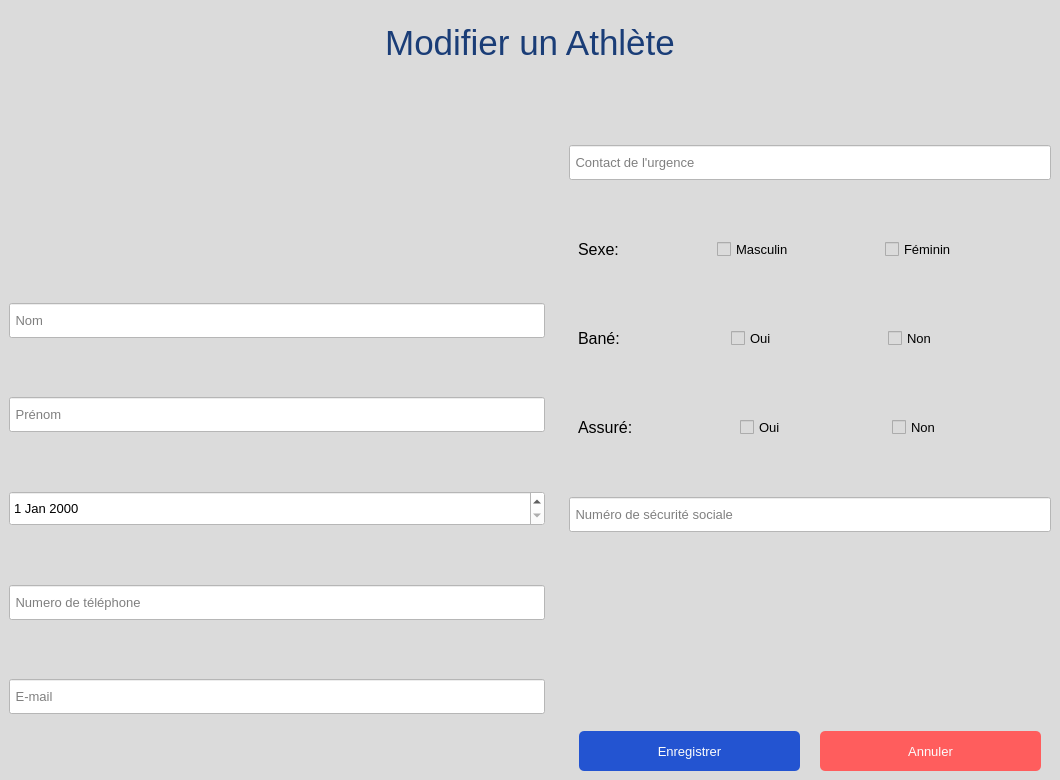
<?xml version="1.0" encoding="UTF-8"?>
<ui version="4.0">
 <class>MainWindowModifierMembre</class>
 <widget class="QMainWindow" name="MainWindowModifierMembre">
  <property name="geometry">
   <rect>
    <x>0</x>
    <y>0</y>
    <width>1060</width>
    <height>780</height>
   </rect>
  </property>
  <property name="windowTitle">
   <string>Modifier membre</string>
  </property>
  <property name="styleSheet">
   <string notr="true"/>
  </property>
  <widget class="QWidget" name="centralwidget">
   <layout class="QHBoxLayout" name="horizontalLayout">
    <property name="leftMargin">
     <number>0</number>
    </property>
    <property name="topMargin">
     <number>0</number>
    </property>
    <property name="rightMargin">
     <number>0</number>
    </property>
    <property name="bottomMargin">
     <number>0</number>
    </property>
    <item>
     <widget class="QWidget" name="widget" native="true">
      <property name="styleSheet">
       <string notr="true">background-color: rgb(219, 219, 219);</string>
      </property>
      <layout class="QVBoxLayout" name="verticalLayout" stretch="1,8">
       <property name="leftMargin">
        <number>0</number>
       </property>
       <property name="topMargin">
        <number>0</number>
       </property>
       <property name="rightMargin">
        <number>0</number>
       </property>
       <property name="bottomMargin">
        <number>0</number>
       </property>
       <item>
        <widget class="QWidget" name="widget_3" native="true">
         <layout class="QVBoxLayout" name="verticalLayout_5">
          <item>
           <widget class="QLabel" name="label">
            <property name="font">
             <font>
              <pointsize>33</pointsize>
             </font>
            </property>
            <property name="text">
             <string>&lt;html&gt;&lt;head/&gt;&lt;body&gt;&lt;p align=&quot;center&quot;&gt;&lt;span style=&quot; font-size:26pt; color:#1a3d77;&quot;&gt;Modifier un Athlète&lt;/span&gt;&lt;/p&gt;&lt;/body&gt;&lt;/html&gt;</string>
            </property>
           </widget>
          </item>
         </layout>
        </widget>
       </item>
       <item>
        <widget class="QWidget" name="widget_2" native="true">
         <layout class="QHBoxLayout" name="horizontalLayout_2" stretch="2,2">
          <property name="sizeConstraint">
           <enum>QLayout::SetDefaultConstraint</enum>
          </property>
          <property name="leftMargin">
           <number>0</number>
          </property>
          <property name="topMargin">
           <number>0</number>
          </property>
          <property name="rightMargin">
           <number>0</number>
          </property>
          <property name="bottomMargin">
           <number>0</number>
          </property>
          <item>
           <widget class="QWidget" name="widget_6" native="true">
            <property name="minimumSize">
             <size>
              <width>500</width>
              <height>20</height>
             </size>
            </property>
            <property name="sizeIncrement">
             <size>
              <width>0</width>
              <height>0</height>
             </size>
            </property>
            <layout class="QVBoxLayout" name="verticalLayout_4" stretch="0,1,1,0,0,0">
             <item>
              <widget class="QLabel" name="label_2">
               <property name="maximumSize">
                <size>
                 <width>90</width>
                 <height>90</height>
                </size>
               </property>
               <property name="cursor">
                <cursorShape>ArrowCursor</cursorShape>
               </property>
               <property name="styleSheet">
                <string notr="true">bodrer-radius: 10px;</string>
               </property>
               <property name="text">
                <string/>
               </property>
               <property name="pixmap">
                <pixmap resource="../../PRJP/ajouterMembre/resources.qrc">:/res/edit.png</pixmap>
               </property>
               <property name="scaledContents">
                <bool>true</bool>
               </property>
               <property name="wordWrap">
                <bool>false</bool>
               </property>
               <property name="margin">
                <number>0</number>
               </property>
               <property name="indent">
                <number>-3</number>
               </property>
               <property name="openExternalLinks">
                <bool>false</bool>
               </property>
              </widget>
             </item>
             <item>
              <widget class="QLineEdit" name="lineEditNom">
               <property name="minimumSize">
                <size>
                 <width>0</width>
                 <height>35</height>
                </size>
               </property>
               <property name="sizeIncrement">
                <size>
                 <width>0</width>
                 <height>0</height>
                </size>
               </property>
               <property name="font">
                <font>
                 <pointsize>10</pointsize>
                </font>
               </property>
               <property name="styleSheet">
                <string notr="true">background-color: rgb(255, 255, 255);</string>
               </property>
               <property name="placeholderText">
                <string> Nom</string>
               </property>
              </widget>
             </item>
             <item>
              <widget class="QLineEdit" name="lineEditPrenom">
               <property name="minimumSize">
                <size>
                 <width>0</width>
                 <height>35</height>
                </size>
               </property>
               <property name="sizeIncrement">
                <size>
                 <width>0</width>
                 <height>0</height>
                </size>
               </property>
               <property name="font">
                <font>
                 <pointsize>10</pointsize>
                </font>
               </property>
               <property name="styleSheet">
                <string notr="true">background-color: rgb(255, 255, 255);</string>
               </property>
               <property name="placeholderText">
                <string> Prénom</string>
               </property>
              </widget>
             </item>
             <item>
              <widget class="QDateEdit" name="dateEdit">
               <property name="minimumSize">
                <size>
                 <width>0</width>
                 <height>35</height>
                </size>
               </property>
               <property name="font">
                <font>
                 <pointsize>10</pointsize>
                </font>
               </property>
               <property name="styleSheet">
                <string notr="true">background-color: rgb(255, 255, 255);</string>
               </property>
              </widget>
             </item>
             <item>
              <widget class="QLineEdit" name="lineEditNumtlph">
               <property name="minimumSize">
                <size>
                 <width>0</width>
                 <height>35</height>
                </size>
               </property>
               <property name="sizeIncrement">
                <size>
                 <width>0</width>
                 <height>0</height>
                </size>
               </property>
               <property name="font">
                <font>
                 <pointsize>10</pointsize>
                </font>
               </property>
               <property name="styleSheet">
                <string notr="true">background-color: rgb(255, 255, 255);</string>
               </property>
               <property name="placeholderText">
                <string> Numero de téléphone</string>
               </property>
              </widget>
             </item>
             <item>
              <widget class="QLineEdit" name="lineEditEmail">
               <property name="minimumSize">
                <size>
                 <width>0</width>
                 <height>35</height>
                </size>
               </property>
               <property name="font">
                <font>
                 <pointsize>10</pointsize>
                </font>
               </property>
               <property name="styleSheet">
                <string notr="true">background-color: rgb(255, 255, 255);</string>
               </property>
               <property name="placeholderText">
                <string> E-mail</string>
               </property>
              </widget>
             </item>
            </layout>
           </widget>
          </item>
          <item>
           <widget class="QWidget" name="widget_4" native="true">
            <property name="maximumSize">
             <size>
              <width>500</width>
              <height>700</height>
             </size>
            </property>
            <layout class="QVBoxLayout" name="verticalLayout_3" stretch="0,0,0,0,0,0,0,0,0,0,0,2">
             <property name="sizeConstraint">
              <enum>QLayout::SetDefaultConstraint</enum>
             </property>
             <item>
              <spacer name="verticalSpacer_6">
               <property name="orientation">
                <enum>Qt::Vertical</enum>
               </property>
               <property name="sizeHint" stdset="0">
                <size>
                 <width>20</width>
                 <height>40</height>
                </size>
               </property>
              </spacer>
             </item>
             <item>
              <widget class="QLineEdit" name="lineEditContactUrgence">
               <property name="minimumSize">
                <size>
                 <width>0</width>
                 <height>35</height>
                </size>
               </property>
               <property name="font">
                <font>
                 <pointsize>10</pointsize>
                </font>
               </property>
               <property name="styleSheet">
                <string notr="true">background-color: rgb(255, 255, 255);</string>
               </property>
               <property name="placeholderText">
                <string> Contact de l'urgence</string>
               </property>
              </widget>
             </item>
             <item>
              <spacer name="verticalSpacer_4">
               <property name="orientation">
                <enum>Qt::Vertical</enum>
               </property>
               <property name="sizeHint" stdset="0">
                <size>
                 <width>20</width>
                 <height>40</height>
                </size>
               </property>
              </spacer>
             </item>
             <item>
              <widget class="QWidget" name="widgetSexe" native="true">
               <property name="minimumSize">
                <size>
                 <width>0</width>
                 <height>30</height>
                </size>
               </property>
               <layout class="QHBoxLayout" name="horizontalLayout_5">
                <item>
                 <widget class="QLabel" name="label_3">
                  <property name="font">
                   <font>
                    <pointsize>12</pointsize>
                   </font>
                  </property>
                  <property name="text">
                   <string>Sexe:</string>
                  </property>
                 </widget>
                </item>
                <item>
                 <spacer name="horizontalSpacer">
                  <property name="orientation">
                   <enum>Qt::Horizontal</enum>
                  </property>
                  <property name="sizeHint" stdset="0">
                   <size>
                    <width>92</width>
                    <height>16</height>
                   </size>
                  </property>
                 </spacer>
                </item>
                <item>
                 <widget class="QCheckBox" name="checkBoxMasculin">
                  <property name="font">
                   <font>
                    <pointsize>10</pointsize>
                   </font>
                  </property>
                  <property name="text">
                   <string>Masculin</string>
                  </property>
                  <property name="autoExclusive">
                   <bool>true</bool>
                  </property>
                 </widget>
                </item>
                <item>
                 <spacer name="horizontalSpacer_2">
                  <property name="orientation">
                   <enum>Qt::Horizontal</enum>
                  </property>
                  <property name="sizeHint" stdset="0">
                   <size>
                    <width>45</width>
                    <height>16</height>
                   </size>
                  </property>
                 </spacer>
                </item>
                <item>
                 <widget class="QCheckBox" name="checkBoxFeminin">
                  <property name="font">
                   <font>
                    <pointsize>10</pointsize>
                   </font>
                  </property>
                  <property name="text">
                   <string>Féminin</string>
                  </property>
                  <property name="autoExclusive">
                   <bool>true</bool>
                  </property>
                 </widget>
                </item>
                <item>
                 <spacer name="horizontalSpacer_3">
                  <property name="orientation">
                   <enum>Qt::Horizontal</enum>
                  </property>
                  <property name="sizeHint" stdset="0">
                   <size>
                    <width>49</width>
                    <height>16</height>
                   </size>
                  </property>
                 </spacer>
                </item>
               </layout>
              </widget>
             </item>
             <item>
              <spacer name="verticalSpacer">
               <property name="orientation">
                <enum>Qt::Vertical</enum>
               </property>
               <property name="sizeHint" stdset="0">
                <size>
                 <width>20</width>
                 <height>40</height>
                </size>
               </property>
              </spacer>
             </item>
             <item>
              <widget class="QWidget" name="widget_5" native="true">
               <property name="minimumSize">
                <size>
                 <width>0</width>
                 <height>30</height>
                </size>
               </property>
               <layout class="QHBoxLayout" name="horizontalLayout_6">
                <item>
                 <widget class="QLabel" name="label_4">
                  <property name="font">
                   <font>
                    <pointsize>12</pointsize>
                   </font>
                  </property>
                  <property name="text">
                   <string>Bané:</string>
                  </property>
                 </widget>
                </item>
                <item>
                 <spacer name="horizontalSpacer_6">
                  <property name="orientation">
                   <enum>Qt::Horizontal</enum>
                  </property>
                  <property name="sizeHint" stdset="0">
                   <size>
                    <width>96</width>
                    <height>20</height>
                   </size>
                  </property>
                 </spacer>
                </item>
                <item>
                 <widget class="QCheckBox" name="checkBoxBanedYes">
                  <property name="font">
                   <font>
                    <pointsize>10</pointsize>
                   </font>
                  </property>
                  <property name="text">
                   <string>Oui</string>
                  </property>
                  <property name="autoExclusive">
                   <bool>true</bool>
                  </property>
                 </widget>
                </item>
                <item>
                 <spacer name="horizontalSpacer_4">
                  <property name="orientation">
                   <enum>Qt::Horizontal</enum>
                  </property>
                  <property name="sizeHint" stdset="0">
                   <size>
                    <width>83</width>
                    <height>16</height>
                   </size>
                  </property>
                 </spacer>
                </item>
                <item>
                 <widget class="QCheckBox" name="checkBoxBannedNo">
                  <property name="font">
                   <font>
                    <pointsize>10</pointsize>
                   </font>
                  </property>
                  <property name="text">
                   <string>Non</string>
                  </property>
                  <property name="autoExclusive">
                   <bool>true</bool>
                  </property>
                 </widget>
                </item>
                <item>
                 <spacer name="horizontalSpacer_5">
                  <property name="orientation">
                   <enum>Qt::Horizontal</enum>
                  </property>
                  <property name="sizeHint" stdset="0">
                   <size>
                    <width>78</width>
                    <height>16</height>
                   </size>
                  </property>
                 </spacer>
                </item>
               </layout>
              </widget>
             </item>
             <item>
              <spacer name="verticalSpacer_2">
               <property name="orientation">
                <enum>Qt::Vertical</enum>
               </property>
               <property name="sizeHint" stdset="0">
                <size>
                 <width>20</width>
                 <height>40</height>
                </size>
               </property>
              </spacer>
             </item>
             <item>
              <widget class="QWidget" name="widget_7" native="true">
               <property name="minimumSize">
                <size>
                 <width>0</width>
                 <height>30</height>
                </size>
               </property>
               <property name="maximumSize">
                <size>
                 <width>16777215</width>
                 <height>16777215</height>
                </size>
               </property>
               <property name="font">
                <font>
                 <pointsize>4</pointsize>
                </font>
               </property>
               <layout class="QHBoxLayout" name="horizontalLayout_7">
                <item>
                 <widget class="QLabel" name="label_5">
                  <property name="font">
                   <font>
                    <pointsize>12</pointsize>
                   </font>
                  </property>
                  <property name="text">
                   <string>Assuré:</string>
                  </property>
                 </widget>
                </item>
                <item>
                 <spacer name="horizontalSpacer_9">
                  <property name="orientation">
                   <enum>Qt::Horizontal</enum>
                  </property>
                  <property name="sizeHint" stdset="0">
                   <size>
                    <width>78</width>
                    <height>16</height>
                   </size>
                  </property>
                 </spacer>
                </item>
                <item>
                 <widget class="QCheckBox" name="checkBoxAssureOui">
                  <property name="font">
                   <font>
                    <pointsize>10</pointsize>
                   </font>
                  </property>
                  <property name="text">
                   <string>Oui</string>
                  </property>
                  <property name="autoExclusive">
                   <bool>true</bool>
                  </property>
                 </widget>
                </item>
                <item>
                 <spacer name="horizontalSpacer_8">
                  <property name="orientation">
                   <enum>Qt::Horizontal</enum>
                  </property>
                  <property name="sizeHint" stdset="0">
                   <size>
                    <width>82</width>
                    <height>16</height>
                   </size>
                  </property>
                 </spacer>
                </item>
                <item>
                 <widget class="QCheckBox" name="checkBoxAssureNon">
                  <property name="font">
                   <font>
                    <pointsize>10</pointsize>
                   </font>
                  </property>
                  <property name="text">
                   <string>Non</string>
                  </property>
                  <property name="autoExclusive">
                   <bool>true</bool>
                  </property>
                 </widget>
                </item>
                <item>
                 <spacer name="horizontalSpacer_7">
                  <property name="orientation">
                   <enum>Qt::Horizontal</enum>
                  </property>
                  <property name="sizeHint" stdset="0">
                   <size>
                    <width>78</width>
                    <height>16</height>
                   </size>
                  </property>
                 </spacer>
                </item>
               </layout>
              </widget>
             </item>
             <item>
              <spacer name="verticalSpacer_5">
               <property name="orientation">
                <enum>Qt::Vertical</enum>
               </property>
               <property name="sizeHint" stdset="0">
                <size>
                 <width>20</width>
                 <height>40</height>
                </size>
               </property>
              </spacer>
             </item>
             <item>
              <widget class="QLineEdit" name="lineEditNumsec">
               <property name="minimumSize">
                <size>
                 <width>0</width>
                 <height>35</height>
                </size>
               </property>
               <property name="font">
                <font>
                 <pointsize>10</pointsize>
                </font>
               </property>
               <property name="styleSheet">
                <string notr="true">background-color: rgb(255, 255, 255);</string>
               </property>
               <property name="placeholderText">
                <string> Numéro de sécurité sociale</string>
               </property>
              </widget>
             </item>
             <item>
              <spacer name="verticalSpacer_3">
               <property name="orientation">
                <enum>Qt::Vertical</enum>
               </property>
               <property name="sizeHint" stdset="0">
                <size>
                 <width>20</width>
                 <height>193</height>
                </size>
               </property>
              </spacer>
             </item>
             <item>
              <layout class="QGridLayout" name="gridLayout">
               <property name="leftMargin">
                <number>10</number>
               </property>
               <property name="rightMargin">
                <number>10</number>
               </property>
               <property name="horizontalSpacing">
                <number>20</number>
               </property>
               <item row="0" column="0">
                <widget class="QPushButton" name="pushButtonSave">
                 <property name="minimumSize">
                  <size>
                   <width>100</width>
                   <height>40</height>
                  </size>
                 </property>
                 <property name="font">
                  <font>
                   <pointsize>10</pointsize>
                  </font>
                 </property>
                 <property name="cursor">
                  <cursorShape>PointingHandCursor</cursorShape>
                 </property>
                 <property name="styleSheet">
                  <string notr="true">background-color: rgb(35, 84, 209);
color: rgb(252, 252, 252);
border-radius:5px;
</string>
                 </property>
                 <property name="text">
                  <string>Enregistrer</string>
                 </property>
                 <property name="checkable">
                  <bool>true</bool>
                 </property>
                </widget>
               </item>
               <item row="0" column="1">
                <widget class="QPushButton" name="pushButtonAnnuler">
                 <property name="minimumSize">
                  <size>
                   <width>100</width>
                   <height>40</height>
                  </size>
                 </property>
                 <property name="maximumSize">
                  <size>
                   <width>16777215</width>
                   <height>16777215</height>
                  </size>
                 </property>
                 <property name="font">
                  <font>
                   <pointsize>10</pointsize>
                  </font>
                 </property>
                 <property name="cursor">
                  <cursorShape>PointingHandCursor</cursorShape>
                 </property>
                 <property name="styleSheet">
                  <string notr="true">background-color: rgb(255, 93, 93);
border-radius:5px;
color: rgb(252, 252, 252);</string>
                 </property>
                 <property name="text">
                  <string>Annuler</string>
                 </property>
                 <property name="checkable">
                  <bool>true</bool>
                 </property>
                </widget>
               </item>
              </layout>
             </item>
            </layout>
           </widget>
          </item>
         </layout>
        </widget>
       </item>
      </layout>
     </widget>
    </item>
   </layout>
  </widget>
 </widget>
 <resources>
  <include location="../../PRJP/ajouterMembre/res.qrc"/>
  <include location="../../PRJP/ajouterMembre/resources.qrc"/>
 </resources>
 <connections/>
</ui>
